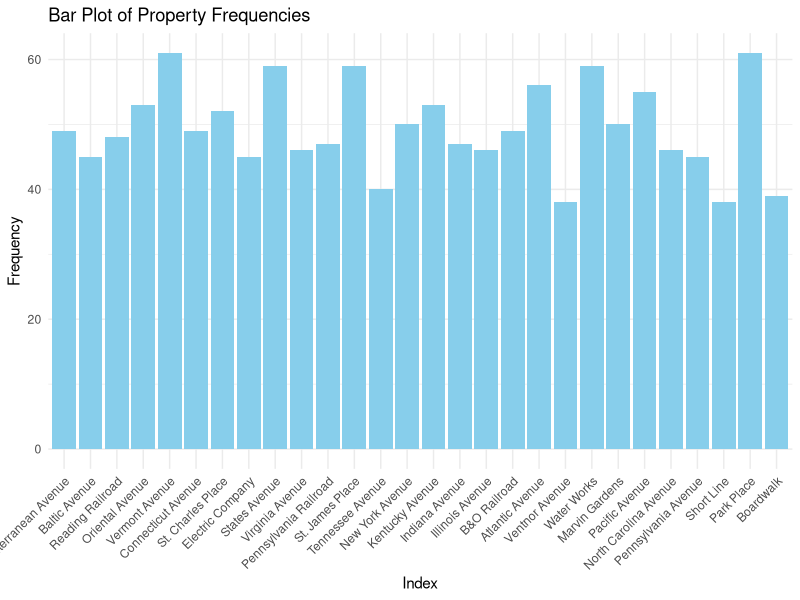
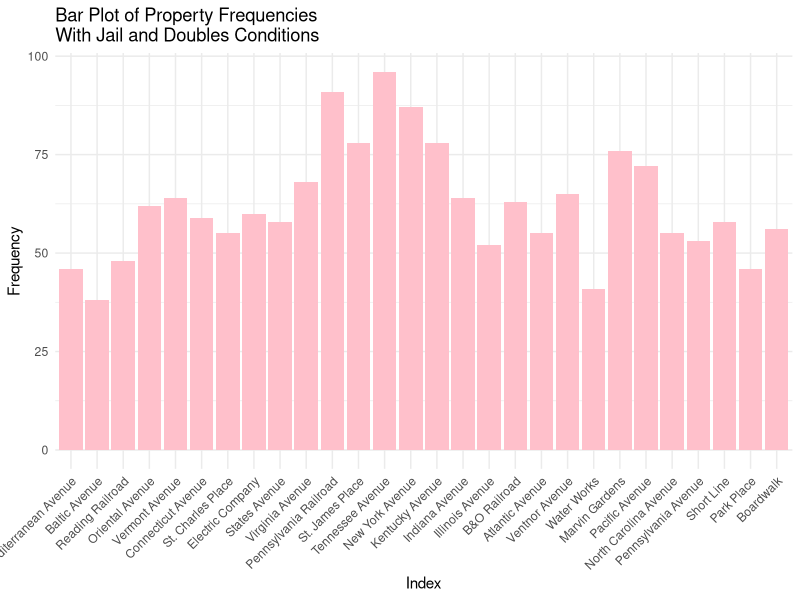
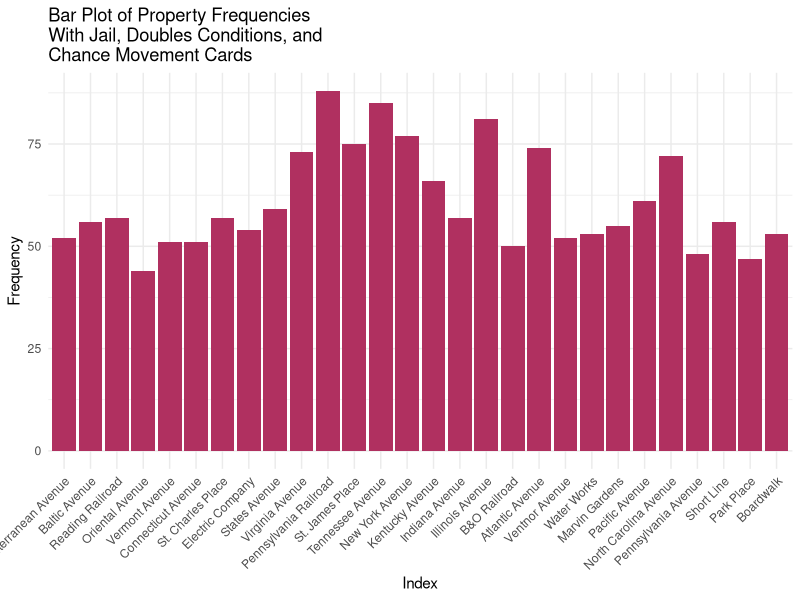

Write R code to recreate these figures, in order. (Note: this script raises an error after producing the figures.)
## ---- chunk 1
knitr::opts_chunk$set(echo = TRUE)
## ---- chunk 2
# Word docx in repository
## ---- chunk 3
dice_1 <- function() {
  sample(1:6, 1)
}

dice_2 <- function() {
  sample(1:6, 1)
}

property_sum_10games <- c(0, 0, 0, 0, 0, 0, 0, 0, 0, 0, 0, 0, 0, 0, 0, 0, 0, 0, 0, 0, 0, 0, 0, 0, 0, 0, 0, 0)

for (game in 1:10) {
  game_board <- c(0, 0, 0, 0, 0, 0, 0, 0, 0, 0, 0, 0, 0, 0, 0, 0, 0, 0, 0, 0, 0, 0, 0, 0, 0, 0, 0, 0, 0, 0, 0, 0, 0, 0, 0, 0, 0, 0, 0, 0)

  players <- list(
    player1 <- 0,
    player2 <- 0,
    player3 <- 0,
    player4 <- 0
  )

  for (i in 1:50) {
    for (j in 1:4) {
      dice_total <- dice_1() + dice_2()
      players[[j]] <- (players[[j]] + dice_total) %% 41
      game_board[players[[j]]] <- game_board[players[[j]]] + 1
    }
  }

  properties <- game_board[c(2, 4, 6, 7, 9, 10, 12, 13, 14, 15, 16, 17, 19, 20, 22, 24, 25, 26, 27, 28, 29, 30, 32, 33, 35, 36, 38, 40)]
  
  property_sum_10games <- property_sum_10games + properties
}  

names(property_sum_10games) <- c("Mediterranean Avenue", "Baltic Avenue", "Reading Railroad", "Oriental Avenue", "Vermont Avenue", "Connecticut Avenue", "St. Charles Place", "Electric Company", "States Avenue", "Virginia Avenue", "Pennsylvania Railroad", "St. James Place", "Tennessee Avenue", "New York Avenue", "Kentucky Avenue", "Indiana Avenue", "Illinois Avenue", "B&O Railroad", "Atlantic Avenue", "Ventnor Avenue", "Water Works", "Marvin Gardens", "Pacific Avenue", "North Carolina Avenue", "Pennsylvania Avenue", "Short Line", "Park Place", "Boardwalk")

library(ggplot2)

prop_freq1 <- data.frame(
  property = factor(names(property_sum_10games), levels = names(property_sum_10games)),
  frequency = property_sum_10games
)

ggplot(prop_freq1, aes(x = property, y = frequency)) +
  geom_bar(stat = "identity", fill = "skyblue") +
  labs(x = "Index", y = "Frequency", title = "Bar Plot of Property Frequencies") +
  theme_minimal() +
  theme(axis.text.x = element_text(angle = 45, hjust = 1))
## ---- chunk 4
property_sum_10games_jail <- c(0, 0, 0, 0, 0, 0, 0, 0, 0, 0, 0, 0, 0, 0, 0, 0, 0, 0, 0, 0, 0, 0, 0, 0, 0, 0, 0, 0)

for (game in 1:10) {
  game_board <- c(0, 0, 0, 0, 0, 0, 0, 0, 0, 0, 0, 0, 0, 0, 0, 0, 0, 0, 0, 0, 0, 0, 0, 0, 0, 0, 0, 0, 0, 0, 0, 0, 0, 0, 0, 0, 0, 0, 0, 0)

  players <- list( # Store players as a list of data frames with their information
    player1 <- data.frame(
      location = 0, # Location on the board (integer)
      double_rolls = 0, # Number of times doubles have been rolled consecutively (integer)
      jail = FALSE, # Is the player in jail? (boolean)
      jail_rolls = 0), # Number of times a player has rolled while in jail (integer)
    player2 <- data.frame(
      location = 0,
      double_rolls = 0,
      jail = FALSE,
      jail_rolls = 0),
    player3 <- data.frame(
      location = 0,
      double_rolls = 0,
      jail = FALSE,
      jail_rolls = 0),
    player4 <- data.frame(
      location = 0,
      double_rolls = 0,
      jail = FALSE,
      jail_rolls = 0)
  )

  for (i in 1:50) { # Each player has 50 turns
    for (j in 1:4) { # Players take turns in order
      if (players[[j]]$jail == TRUE) { # If the player is in jail...
        d1 = dice_1()
        d2 = dice_2()
        jail_rolls <- jail_rolls + 1
        
        if (d1 == d2 || players[[j]]$jail_rolls == 3) { # If the player rolls doubles or has been in jail for 3 turns, then they get out
          jail = FALSE
          players[[j]]$jail_rolls <- 0
          dice_total <- dice_1() + dice_2()
          players[[j]]$location <- (players[[j]]$location + dice_total) %% 41
          game_board[players[[j]]$location] <- game_board[players[[j]]$location] + 1
        }
        
      } else { # If the player is not in jail...
        d1 = dice_1()
        d2 = dice_2()
        dice_total <- dice_1() + dice_2()
        players[[j]]$location <- (players[[j]]$location + dice_total) %% 41
        game_board[players[[j]]$location] <- game_board[players[[j]]$location] + 1
        
        if (players[[j]]$location == 31) { # Player landed on "Go to jail"
          players[[j]]$location <- 11
          jail = TRUE
        } else if (d1 == d2) { # Player rolled doubles on their first roll
          players[[j]]$double_rolls = players[[j]]$double_rolls + 1
        }
        
        while (players[[j]]$double_rolls > 0 & players[[j]]$double_rolls < 3) { # Player rolls again if they got doubles
          d1 = dice_1()
          d2 = dice_2()
          dice_total <- dice_1() + dice_2()
          players[[j]]$location <- (players[[j]]$location + dice_total) %% 41
          game_board[players[[j]]$location] <- game_board[players[[j]]$location] + 1
          
          if (d1 == d2) { # Increment the player's number of consecutive doubles rolls
            players[[j]]$double_rolls = players[[j]]$double_rolls + 1
          }
        }
        
        if (players[[j]]$double_rolls == 3) { # If player rolls double 3 times in a row, then they go to jail
          players[[j]]$location <- 11
          jail = TRUE
        }
      }
    }  
  }    

  properties <- game_board[c(2, 4, 6, 7, 9, 10, 12, 13, 14, 15, 16, 17, 19, 20, 22, 24, 25, 26, 27, 28, 29, 30, 32, 33, 35, 36, 38, 40)]
  
  property_sum_10games_jail <- property_sum_10games_jail + properties
}  

names(property_sum_10games_jail) <- c("Mediterranean Avenue", "Baltic Avenue", "Reading Railroad", "Oriental Avenue", "Vermont Avenue", "Connecticut Avenue", "St. Charles Place", "Electric Company", "States Avenue", "Virginia Avenue", "Pennsylvania Railroad", "St. James Place", "Tennessee Avenue", "New York Avenue", "Kentucky Avenue", "Indiana Avenue", "Illinois Avenue", "B&O Railroad", "Atlantic Avenue", "Ventnor Avenue", "Water Works", "Marvin Gardens", "Pacific Avenue", "North Carolina Avenue", "Pennsylvania Avenue", "Short Line", "Park Place", "Boardwalk")

library(ggplot2)

prop_freq2 <- data.frame(
  property = factor(names(property_sum_10games_jail), levels = names(property_sum_10games_jail)),
  frequency = property_sum_10games_jail
)

ggplot(prop_freq2, aes(x = property, y = frequency)) +
  geom_bar(stat = "identity", fill = "pink") +
  labs(x = "Index", y = "Frequency", title = "Bar Plot of Property Frequencies\nWith Jail and Doubles Conditions") +
  theme_minimal() +
  theme(axis.text.x = element_text(angle = 45, hjust = 1))
## ---- chunk 5
# Chance function
chance <- function() {
  card <- sample(1:16, 1)
  if (card == 1) {
    players[[j]]$location <- 40 # Advance to Boardwalk
  } else if (card == 2) {
    players[[j]]$location <- 1 # Advance to Go
  } else if (card == 3) {
    players[[j]]$location <- 25 # Advance to Illinois Ave
  } else if (card == 4) {
    players[[j]]$location <- 12 # Advance to St. Charles Place
  } else if (card == 5 || card == 6) { # Advance to the nearest railroad
    if (players[[j]]$location == 37) {
      players[[j]]$location <- 6 # Advance to Reading Railroad
    } else if (players[[j]]$location == 8) {
      players[[j]]$location <- 16 # Advance to Pennsylvania Railroad
    } else if (players[[j]]$location == 23) {
      players[[j]]$location <- 26 # Advance to B&O Railroad
    } # Short Line doesn't apply here
  } else if (card == 7) { # Advance to the nearest utility
    if (players[[j]]$location == 8 || players[[j]]$location == 37) {
      players[[j]]$location <- 13 # Advance to Electric Company
    } else if (players[[j]]$location == 23) {
      players[[j]]$location <- 29 # Advance to Water Works
    }
  } else if (card == 8) {
    players[[j]]$location <- players[[j]]$location - 3 # Move backwards 3 places
  } else if (card == 9) {
    players[[j]]$location <- 11 # Go to jail
    players[[j]]$jail == TRUE
  } else if (card == 10) {
    players[[j]]$location <- 6 # Advance to Reading Railroad
  } 
 }

# Simulation with the chance function and jail conditions
property_sum_10games_chance <- c(0, 0, 0, 0, 0, 0, 0, 0, 0, 0, 0, 0, 0, 0, 0, 0, 0, 0, 0, 0, 0, 0, 0, 0, 0, 0, 0, 0)

for (game in 1:10) {
  game_board <- c(0, 0, 0, 0, 0, 0, 0, 0, 0, 0, 0, 0, 0, 0, 0, 0, 0, 0, 0, 0, 0, 0, 0, 0, 0, 0, 0, 0, 0, 0, 0, 0, 0, 0, 0, 0, 0, 0, 0, 0)

  players <- list(
    player1 <- data.frame(
      location = 0,
      double_rolls = 0,
      jail = FALSE,
      jail_rolls = 0),
    player2 <- data.frame(
      location = 0,
      double_rolls = 0,
      jail = FALSE,
      jail_rolls = 0),
    player3 <- data.frame(
      location = 0,
      double_rolls = 0,
      jail = FALSE,
      jail_rolls = 0),
    player4 <- data.frame(
      location = 0,
      double_rolls = 0,
      jail = FALSE,
      jail_rolls = 0)
  )

  for (i in 1:50) {
    for (j in 1:4) {
      if (players[[j]]$jail == TRUE) {
        d1 = dice_1()
        d2 = dice_2()
        jail_rolls <- jail_rolls + 1
        
        if (d1 == d2 || players[[j]]$jail_rolls == 3) {
          jail = FALSE
          players[[j]]$jail_rolls <- 0
          dice_total <- dice_1() + dice_2()
          players[[j]]$location <- (players[[j]]$location + dice_total) %% 41
          if (players[[j]]$location == 8 || players[[j]]$location == 23 || players[[j]]$location == 37) {
            game_board[players[[j]]$location] <- game_board[players[[j]]$location] + 1
            chance()
          }
          game_board[players[[j]]$location] <- game_board[players[[j]]$location] + 1
        }
        
      } else {
        d1 = dice_1()
        d2 = dice_2()
        dice_total <- dice_1() + dice_2()
        players[[j]]$location <- (players[[j]]$location + dice_total) %% 41
        if (players[[j]]$location == 8 || players[[j]]$location == 23 || players[[j]]$location == 37) {
            game_board[players[[j]]$location] <- game_board[players[[j]]$location] + 1
            chance()
          }
        game_board[players[[j]]$location] <- game_board[players[[j]]$location] + 1
        
        if (players[[j]]$location == 31) {
          players[[j]]$location <- 11
          jail = TRUE
        } else if (d1 == d2) {
          players[[j]]$double_rolls = players[[j]]$double_rolls + 1
        }
        
        while (players[[j]]$double_rolls > 0 & players[[j]]$double_rolls < 3) {
          d1 = dice_1()
          d2 = dice_2()
          dice_total <- dice_1() + dice_2()
          players[[j]]$location <- (players[[j]]$location + dice_total) %% 41
          if (players[[j]]$location == 8 || players[[j]]$location == 23 || players[[j]]$location == 37) {
            game_board[players[[j]]$location] <- game_board[players[[j]]$location] + 1
            chance()
          }
          game_board[players[[j]]$location] <- game_board[players[[j]]$location] + 1
          
          if (d1 == d2) {
            players[[j]]$double_rolls = players[[j]]$double_rolls + 1
          }
        }
        
        if (players[[j]]$double_rolls == 3) {
          players[[j]]$location <- 11
          jail = TRUE
        }
      }
    }  
  }    

  properties <- game_board[c(2, 4, 6, 7, 9, 10, 12, 13, 14, 15, 16, 17, 19, 20, 22, 24, 25, 26, 27, 28, 29, 30, 32, 33, 35, 36, 38, 40)]
  
  property_sum_10games_chance <- property_sum_10games_chance + properties
}  

names(property_sum_10games_chance) <- c("Mediterranean Avenue", "Baltic Avenue", "Reading Railroad", "Oriental Avenue", "Vermont Avenue", "Connecticut Avenue", "St. Charles Place", "Electric Company", "States Avenue", "Virginia Avenue", "Pennsylvania Railroad", "St. James Place", "Tennessee Avenue", "New York Avenue", "Kentucky Avenue", "Indiana Avenue", "Illinois Avenue", "B&O Railroad", "Atlantic Avenue", "Ventnor Avenue", "Water Works", "Marvin Gardens", "Pacific Avenue", "North Carolina Avenue", "Pennsylvania Avenue", "Short Line", "Park Place", "Boardwalk")

# Plot
library(ggplot2)

prop_freq2 <- data.frame(
  property = factor(names(property_sum_10games_chance), levels = names(property_sum_10games_chance)),
  frequency = property_sum_10games_chance
)

ggplot(prop_freq2, aes(x = property, y = frequency)) +
  geom_bar(stat = "identity", fill = "maroon") +
  labs(x = "Index", y = "Frequency", title = "Bar Plot of Property Frequencies\nWith Jail, Doubles Conditions, and\nChance Movement Cards") +
  theme_minimal() +
  theme(axis.text.x = element_text(angle = 45, hjust = 1))
## ---- chunk 6
# Community Chest Cards Function
chest <- function() {
  chest_card <- sample(1:16, 1)
    if (chest_card == 1) {
      players[[j]]$location <- 1 # Advance to Go (Collect $200)
      players[[j]]$account <- players[[j]]$account + 200
    } else if (chest_card == 2) {
      players[[j]]$account <- players[[j]]$account + 200 # Bank error in your favor. Collect $200
    } else if (chest_card == 3) {
      players[[j]]$account <- players[[j]]$account - 50 # Doctor’s fee. Pay $50
      free_parking_fund <- free_parking_fund + 50
    } else if (chest_card == 4) {
      players[[j]]$account <- players[[j]]$money + 50 # From sale of stock you get $50
    } else if (chest_card == 5) {
      players[[j]]$get_out_of_jail_free == TRUE # Get Out of Jail Free
    } else if (chest_card == 6) {
      players[[j]]$jail == TRUE # Go to Jail. Go directly to jail, do not pass Go, do not collect $200
    } else if (chest_card == 7) {
      players[[j]]$account <- players[[j]]$account + 100 # Holiday fund matures. Receive $100
    } else if (chest_card == 8) {
      players[[j]]$account <- players[[j]]$account + 20 # Income tax refund. Collect $20
    } else if (chest_card == 9) {
      players[[j]]$account <- players[[j]]$account + 10 * 3 # It is your birthday. Collect $10 from every player
        for (k in 1:4) {
          if (k != j) {
            players[[k]]$account <- players[[k]]$account - 10
        }
      }
    } else if (chest_card == 10) {
      players[[j]]$account <- players[[j]]$account + 100 # Life insurance matures. Collect $100
    } else if (chest_card == 11) {
      players[[j]]$account <- players[[j]]$account - 100 # Pay hospital fees of $100
      free_parking_fund <- free_parking_fund + 100
    } else if (chest_card == 12) {
      players[[j]]$account <- players[[j]]$account - 50 # Pay school fees of $50
      free_parking_fund <- free_parking_fund + 50
    } else if (chest_card == 13) {
      players[[j]]$account <- players[[j]]$account - 25 # Receive $25 consultancy fee
      free_parking_fund <- free_parking_fund + 25
    } else if (chest_card == 14) {
      players[[j]]$account <- players[[j]]$account + 10 # You have won second prize in a beauty contest. Collect $10
    } else if (chest_card == 15) {
      players[[j]]$account <- players[[j]]$account + 100 # You inherit $100
    }
      # Card 16 is paying for houses and hotels -- doesn't apply here
}

free_parking_fund <- 0

free_parking <- function(){
  if (players[[j]]$location == 20) {  # Free Parking position
  players[[j]]$account <- players[[j]]$account + free_parking_fund
  free_parking_fund <- 0  # Reset the fund
  }
}
## ---- chunk 7
chance <- function() {
  card <- sample(1:16, 1)
  old_location <- players[[j]]$location
  new_location <- players[[j]]$location
   if (card == 1) {
    players[[j]]$location <- 40 # Advance to Boardwalk
    new_location <- players[[j]]$location
  } else if (card == 2) {
    players[[j]]$location <- 1 # Advance to Go
    new_location <- players[[j]]$location
  } else if (card == 3) {
    players[[j]]$location <- 25 # Advance to Illinois Ave
    new_location <- players[[j]]$location
  } else if (card == 4) {
    players[[j]]$location <- 12 # Advance to St. Charles Place
    new_location <- players[[j]]$location
  } else if (card == 5 || card == 6) { # Advance to the nearest railroad
    if (players[[j]]$location == 37) {
      players[[j]]$location <- 6 # Advance to Reading Railroad
      new_location <- players[[j]]$location
    } else if (players[[j]]$location == 8) {
      players[[j]]$location <- 16 # Advance to Pennsylvania Railroad
      new_location <- players[[j]]$location
    } else if (players[[j]]$location == 23) {
      players[[j]]$location <- 26 # Advance to B&O Railroad
      new_location <- players[[j]]$location
    } 
  } else if (card == 7) { # Advance to the nearest utility
    if (players[[j]]$location == 8 || players[[j]]$location == 37) {
      players[[j]]$location <- 13 # Advance to Electric Company
      new_location <- players[[j]]$location
    } else if (players[[j]]$location == 23) {
      players[[j]]$location <- 29 # Advance to Water Works
      new_location <- players[[j]]$location
    }
  } else if (card == 8) {
    players[[j]]$location <- players[[j]]$location - 3 # Move backwards 3 places
    new_location <- players[[j]]$location
  } else if (card == 9) {
    players[[j]]$location <- 11 # Go to jail
    players[[j]]$jail == TRUE
    new_location <- players[[j]]$location
  } else if (card == 10) {
    players[[j]]$location <- 6 # Advance to Reading Railroad
    new_location <- players[[j]]$location
  } 

  if (new_location < old_location && card %in% c(3,4,10)) {
    players[[j]]$account <- players[[j]]$account + 200 # Passing Go for cards 3, 4, and 10
  }
  
    else if (card == 11) {
      players[[j]]$account <- players[[j]]$account + 50 # Bank pays you $50
    }
    else if (card == 12) {
      players[[j]]$get_out_of_jail_free == TRUE # Get out of jail free card
    }
    else if (card == 13) {
      players[[j]]$account <- players[[j]]$account - 15 # Speeding fine $15
      free_parking_fund <- free_parking_fund + 15
    }
    else if (card == 14) {
      players[[j]]$account <- players[[j]]$account - 50 * 3
        for (k in 1:4) {
          if (k != j) {
            players[[k]]$account <- players[[k]]$account + 50 # Elected Chairman of the Board; pay each player $50
          }
        }
    }
    else if (card == 15) {
      players[[j]]$account <- players[[j]]$account + 150 # Building loan matures; collect $150
      
      # Card 16 is paying for houses and hotels -- doesn't apply here
    }
}
## ---- chunk 8
chance <- function() {
  card <- sample(1:16, 1)
  if (card == 1) {
    players[[j]]$location <- 40 # Advance to Boardwalk
  } else if (card == 2) {
    players[[j]]$location <- 1 # Advance to Go
    players[[j]]$account <- players[[j]]$account + 200
  } else if (card == 3) {
    players[[j]]$location <- 25 # Advance to Illinois Ave
    if (players[[j]]$location == 37) {
      players[[j]]$account <- players[[j]]$account + 200
    }
  } else if (card == 4) {
    players[[j]]$location <- 12 # Advance to St. Charles Place
    if (players[[j]]$location != 8) {
      players[[j]]$account <- players[[j]]$account + 200
    }
  } else if (card == 5 || card == 6) { # Advance to the nearest railroad
    if (players[[j]]$location == 37) {
      players[[j]]$location <- 6 # Advance to Reading Railroad
      players[[j]]$account <- players[[j]]$account + 200
    } else if (players[[j]]$location == 8) {
      players[[j]]$location <- 16 # Advance to Pennsylvania Railroad
    } else if (players[[j]]$location == 23) {
      players[[j]]$location <- 26 # Advance to B&O Railroad
    } 
  } else if (card == 7) { # Advance to the nearest utility
    if (players[[j]]$location == 8 || players[[j]]$location == 37) {
      players[[j]]$location <- 13 # Advance to Electric Company
      if (players[[j]]$location == 37) {
      players[[j]]$account <- players[[j]]$account + 200
    }
    } else if (players[[j]]$location == 23) {
      players[[j]]$location <- 29 # Advance to Water Works
    }
  } else if (card == 8) {
    players[[j]]$location <- players[[j]]$location - 3 # Move backwards 3 places
  } else if (card == 9) {
    players[[j]]$location <- 11 # Go to jail
    players[[j]]$jail == TRUE
  } else if (card == 10) {
    players[[j]]$location <- 6 # Advance to Reading Railroad
    players[[j]]$account <- players[[j]]$account + 200
  } else if (card == 11) { # Bank pays you $50
    players[[j]]$account <- players[[j]]$account + 50
  } else if (card == 12) { # Get out of jail free
    players[[j]]$get_out_of_jail_free = TRUE
  } else if (card == 13) { # Speeding fine
    players[[j]]$account <- players[[j]]$account - 15
  } else if (card == 14) { # Elected chairman
    players[[j]]$account <- players[[j]]$account + 150
    for (k in 1:4) {
      if (players[[j]] != players[[k]]) {
        players[[k]]$account <- players[[k]]$account - 50
      }
    }
  } else if (card == 15) { # Building loan matures
    players[[j]]$account <- players[[j]]$account + 150
  }
}
## ---- chunk 9
#This function will divide all the properties between the four players
#Input: properties vector
#Return: Four equal groups of randomly shuffled elements from the properties vector
divide_properties <- function(x) {
  shuffled <- sample(x) #randomly shuffles all the elements of the properties vector
  n <- length(shuffled) #length of shuffled vector
  indices <- rep(1:4, times = 7) #creates a vector that contains a repeating sequence from 1 to 4 that is 28 elements long
  result <- split(shuffled, indices) #splits shuffled vector into four groups
}
## ---- chunk 10
#This function will determine the ownership of a property when it is landed on
ownership <- function(x) {
  for (p in players) {
    for (i in 1:7) {
      if (x == players[[p]]$owned_properties[i]) {
        if (p == players[[p]]$ID) {
          return(NULL)
        } else {
          return(players[[p]])
        }
      }
    }
  }
}
## ---- chunk 11
#This function will calculate fees owed on special properties (railroads and utilities)
#Input: a vector of integers with each integer corresponding to a property on the board
#Return: a vector of fees owed
special_ownership <- function(x) {
  rail_count <- 0 #initialize number of railroad properties held to zero
  util_count <- 0 #initialize number of utility properties held to zero
  for (i in 1:7) {
    #check if property is a railroad (positions 6, 16, 26 and 36)
    if (x[i] == 6 || x[i] == 16 || x[i] == 26 || x[i] == 36) {
      rail_count <- rail_count + 1 #add one to railroad count vector
    #check if property is a utility (positions 13 and 29)
    } else if (x[i] == 13 || x[i] == 29) {
      util_count = util_count + 1 #add one to utility count vector
    }
  }
  
  fees <- c() #this vector will hold the fee values

  #determine fee owed based on number railroad cards owned 
  if (rail_count == 0) {
    fees <- append(fees, 0) #add 0 to fees vector
  } else if (rail_count == 1) {
    fees <- append(fees, 25) #add 25 to fees vector
  } else if (rail_count == 2) {
    fees <- append(fees, 50) #add 50 to fees vector
  } else {
    fees <- append(fees, 100) #add 100 to fees vector
  }

  #determine fee owed based on number utility cards owned 
  if (util_count == 0) {
    fees <- append(fees, 0) #add 0 to fees vector
  } else if (util_count == 1) {
    fees <- append(fees, 4) #add 4 to fees vector
  } else {
    fees <- append(fees, 10) #add 10 to fees vector
  } 
  
  return(fees) #vector of fees owed
}
## ---- chunk 12
#This function facilitates rent transactions between players
#Input: a numeric value that corresponds to a position on the board that the player has moved to
#Return: modifies player accounts in the player list
rent <- function(x) {
  if (x == 1) { # Go position
    players[[j]]$account = players[[j]]$account + 200 #player money +200
  } else if (x == 5) { # Income tax position
    players[[j]]$account = players[[j]]$account - 200 #player money -200
  } else if (x == 39) { # Luxury tax position
    players[[j]]$account = players[[j]]$account - 100
  }
  
  owner <- ownership(x)
  if (owner$in_game == TRUE) {
    if (x == 2) { # Mediterranean Ave
      players[[j]]$account = players[[j]]$account - 2
      owner$account = owner$account + 2
    } else if (x == 4) { # Baltic Ave
      players[[j]]$account = players[[j]]$account - 4
      owner$account = owner$account + 4
    } else if (x == 4 || x == 16 || x == 26 || x == 36) { # Railroads
      special_fees <- owner$rails_and_utils
      players[[j]]$account = players[[j]]$account - special_fees[1]
      owner$account = owner$account + special_fees[1]
    } else if (x == 6) { # Oriental Ave
      players[[j]]$account = players[[j]]$account - 6
      owner$account = owner$account + 6
    } else if (x == 9) { # Vermont Ave
      players[[j]]$account = players[[j]]$account - 6
      owner$account = owner$account + 6
    } else if (x == 10) { # Connecticut Ave
      players[[j]]$account = players[[j]]$account - 8
      owner$account = owner$account + 8
    } else if (x == 12) { # St. Charles Place
      players[[j]]$account = players[[j]]$account - 10
      owner$account = owner$account + 10
    } else if (x == 13 || x == 29) { # Utilities
      special_fees <- owner$rails_and_utils
      players[[j]]$account = players[[j]]$account - special_fees[2]
      owner$account = owner$account + special_fees[2]
    } else if (x == 14) { # States Ave
      players[[j]]$account = players[[j]]$account - 10
      owner$account = owner$account + 10
    } else if (x == 15) { # Virginia Ave
      players[[j]]$account = players[[j]]$account - 12
      owner$account = owner$account + 12
    } else if (x == 17) { # St. James Place
      players[[j]]$account = players[[j]]$account - 14
      owner$account = owner$account + 14
    } else if (x == 19) { # Tennessee Ave
      players[[j]]$account = players[[j]]$account - 14
      owner$account = owner$account + 14
    } else if (x == 20) { # New York Ave
      players[[j]]$account = players[[j]]$account - 16
      owner$account = owner$account + 16
    } else if (x == 22) { # Kentucky Ave
      players[[j]]$account = players[[j]]$account - 18
      owner$account = owner$account + 18
    } else if (x == 24) { # Indiana Ave
      players[[j]]$account = players[[j]]$account - 18
      owner$account = owner$account + 18
    } else if (x == 25) { # Illinois Ave
      players[[j]]$account = players[[j]]$account - 20
      owner$account = owner$account + 20
    } else if (x == 27) { # Atlantic Ave
      players[[j]]$account = players[[j]]$account - 22
      owner$account = owner$account + 22
    } else if (x == 28) { # Vetnor Ave
      players[[j]]$account = players[[j]]$account - 22
      owner$account = owner$account + 22
    } else if (x == 30) { # Marvin Gardens
      players[[j]]$account = players[[j]]$account - 24
      owner$account = owner$account + 24
    } else if (x == 32) { # Pacific Ave
      players[[j]]$account = players[[j]]$account - 26
      owner$account = owner$account + 26
    } else if (x == 33) { # North Carolina Ave
      players[[j]]$account = players[[j]]$account - 26
      owner$account = owner$account + 26
    } else if (x == 35) { # Pennsylvania Ave
      players[[j]]$account = players[[j]]$account - 28
      owner$account = owner$account + 28
    } else if (x == 38) { # Park Place
      players[[j]]$account = players[[j]]$account - 35
      owner$account = owner$account + 35
    } else if (x == 40) { # Boardwalk
      players[[j]]$account = players[[j]]$account - 50
      owner$account = owner$account + 50
    }
  }
}
## ---- chunk 13
properties <- c(2, 4, 6, 7, 9, 10, 12, 13, 14, 15, 16, 17, 19, 20, 22, 24, 25, 26, 27, 28, 29, 30, 32, 33, 35, 36, 38, 40)

# Randomly give each player 7 properties
property_groups <- divide_properties(properties)
print(property_groups)
# Add location of properties to players owned properties vector
players <- list(
  player1 <- list(
    ID = 1,
    location = 0,
    double_rolls = 0,
    jail = FALSE,
    jail_rolls = 0,
    account = 1500,
    owned_properties <- property_groups[1],
    rails_and_utils <- special_ownership(unlist(owned_properties)),
    get_out_of_jail_free = FALSE,
    in_game = TRUE),
  player2 <- list(
    ID = 2,
    location = 0,
    double_rolls = 0,
    jail = FALSE,
    jail_rolls = 0,
    account = 1500,
    owned_properties <- property_groups[2],
    rails_and_utils <- special_ownership(unlist(owned_properties)),
    get_out_of_jail_free = FALSE,
    in_game = TRUE),
  player3 <- list(
    ID = 3,
    location = 0,
    double_rolls = 0,
    jail = FALSE,
    jail_rolls = 0,
    account = 1500,
    owned_properties <- property_groups[3],
    rails_and_utils <- special_ownership(unlist(owned_properties)),
    get_out_of_jail_free = FALSE,
    in_game = TRUE),
  player4 <- list(
    ID = 4,
    location = 0,
    double_rolls = 0,
    jail = FALSE,
    jail_rolls = 0,
    account = 1500,
    owned_properties <- property_groups[4],
    rails_and_utils <- special_ownership(unlist(owned_properties)),
    get_out_of_jail_free = FALSE,
    in_game = TRUE)
  )

# Make attribute to know how many players are still in
players_in <- 4
# Make attribute to count the number of turns taken
total_turns <- 0

while (players_in > 1) {
  # Add rent function to this whole thing
  for (j in 1:4) {
    if (players[[j]]$in_game == TRUE) {
      if (players[[j]]$jail == TRUE & players[[j]]$get_out_of_jail_free == FALSE) {
        d1 = dice_1()
        d2 = dice_2()
        jail_rolls <- jail_rolls + 1
        
        if (d1 == d2 || players[[j]]$jail_rolls == 3) {
          jail = FALSE
          players[[j]]$jail_rolls <- 0
          dice_total <- dice_1() + dice_2()
          players[[j]]$location <- (players[[j]]$location + dice_total) %% 41
          if (players[[j]]$location == 8 || players[[j]]$location == 23 || players[[j]]$location == 37) {
            chance()
          }
          # Add community chest
          if (players[[j]]$location == 3 || players[[j]]$location == 18 || players[[j]]$location == 34) {
            chest()
          }
          # Pay rent
          rent(players[[j]]$location)
        }
        total_turns = total_turns + 1
        
      } else {
        if (players[[j]]$jail == TRUE & players[[j]]$get_out_of_jail_free == TRUE) {
          players[[j]]$jail == FALSE
          players[[j]]$get_out_of_jail_free == FALSE
        }
        d1 = dice_1()
        d2 = dice_2()
        dice_total <- dice_1() + dice_2()
        players[[j]]$location <- (players[[j]]$location + dice_total) %% 41
        if (players[[j]]$location == 8 || players[[j]]$location == 23 || players[[j]]$location == 37) {
            chance()
        }
        if (players[[j]]$location == 3 || players[[j]]$location == 18 || players[[j]]$location == 34) {
            chest()
          }
          # Pay rent
          rent(players[[j]]$location)
      }
        
      if (players[[j]]$location == 31) {
        players[[j]]$location <- 11
        jail = TRUE
      } else if (d1 == d2) {
        players[[j]]$double_rolls = players[[j]]$double_rolls + 1
      }
        
      while (players[[j]]$double_rolls > 0 & players[[j]]$double_rolls < 3) {
        d1 = dice_1()
        d2 = dice_2()
        dice_total <- dice_1() + dice_2()
        players[[j]]$location <- (players[[j]]$location + dice_total) %% 41
        if (players[[j]]$location == 8 || players[[j]]$location == 23 || players[[j]]$location == 37) {
          chance()
        }
        # Add community chest
        if (players[[j]]$location == 3 || players[[j]]$location == 18 || players[[j]]$location == 34) {
          chest()
        }
        # Pay rent
        rent(players[[j]]$location)
      }
          
      if (d1 == d2) {
        players[[j]]$double_rolls = players[[j]]$double_rolls + 1
      }
      
      if (players[[j]]$double_rolls == 3) {
        players[[j]]$location <- 11
        jail = TRUE
      }
      
      if (players[[j]]$account < 0) {
        players[[j]]$in_game = FALSE
        players_in = players_in - 1
      }
      
      total_turns = total_turns + 1
    }
  }
}

library(ggplot2)

prop_freq2 <- data.frame(
  property = factor(names(property_sum_10games_jail), levels = names(property_sum_10games_jail)),
  frequency = property_sum_10games_jail
)

ggplot(prop_freq2, aes(x = property, y = frequency)) +
  geom_bar(stat = "identity", fill = "pink") +
  labs(x = "Index", y = "Frequency", title = "Bar Plot of Property Frequencies\nWith Jail and Doubles Conditions") +
  theme_minimal() +
  theme(axis.text.x = element_text(angle = 45, hjust = 1))
## ---- chunk 14
get_active_players <- function(players) {
  return(which(sapply(players, function(p) p$in_game)))
}

turn_counter <- 0 # put before game loop 

turn_counter <- turn_counter + 1 # put inside the for (j in 1:4) loop, after each player's turn

# At end of game loop, after while loop finishes 
remaining_players <- get_active_players(players)

if (length(remaining_players) == 1) {
  winner <- players[[remaining_players]]
  
  cat("\n GAME OVER! \n")
  cat("---------------------\n")
  cat("Winner Player ID:", winner$ID, "\n")
  cat("Number of Turns:", turn_counter, "\n")
  cat("Final Money Amount:", winner$account, "\n")
  cat("---------------------\n")
}
